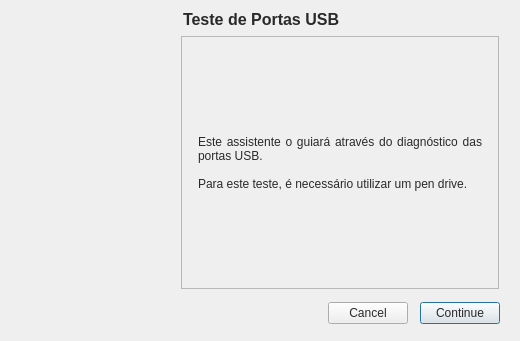
<?xml version="1.0" encoding="UTF-8"?>
<ui version="4.0">
 <class>Wizard</class>
 <widget class="QWizard" name="Wizard">
  <property name="windowModality">
   <enum>Qt::WindowModal</enum>
  </property>
  <property name="geometry">
   <rect>
    <x>0</x>
    <y>0</y>
    <width>520</width>
    <height>341</height>
   </rect>
  </property>
  <property name="sizePolicy">
   <sizepolicy hsizetype="Fixed" vsizetype="Fixed">
    <horstretch>0</horstretch>
    <verstretch>0</verstretch>
   </sizepolicy>
  </property>
  <property name="windowTitle">
   <string>LDC - USB - Compatibilidade</string>
  </property>
  <property name="windowIcon">
   <iconset resource="../../gui/resources/ldc_resources.qrc">
    <normaloff>:/ldc_icon/ldc_mainwindow_icon.png</normaloff>:/ldc_icon/ldc_mainwindow_icon.png</iconset>
  </property>
  <property name="styleSheet">
   <string>color: rgb(41, 41, 41);</string>
  </property>
  <property name="locale">
   <locale language="Portuguese" country="Brazil"/>
  </property>
  <property name="modal">
   <bool>true</bool>
  </property>
  <property name="wizardStyle">
   <enum>QWizard::MacStyle</enum>
  </property>
  <property name="options">
   <set>QWizard::CancelButtonOnLeft|QWizard::NoBackButtonOnStartPage</set>
  </property>
  <widget class="QWizardPage" name="start">
   <property name="title">
    <string>Teste de Portas USB</string>
   </property>
   <layout class="QVBoxLayout" name="verticalLayout">
    <item>
     <spacer name="verticalSpacer">
      <property name="orientation">
       <enum>Qt::Vertical</enum>
      </property>
      <property name="sizeHint" stdset="0">
       <size>
        <width>20</width>
        <height>40</height>
       </size>
      </property>
     </spacer>
    </item>
    <item>
     <widget class="QLabel" name="startLabel">
      <property name="styleSheet">
       <string>color: rgb(41, 41, 41);</string>
      </property>
      <property name="text">
       <string>Este assistente o guiará através do diagnóstico das portas USB.

Para este teste, é necessário utilizar um pen drive.</string>
      </property>
      <property name="alignment">
       <set>Qt::AlignJustify|Qt::AlignVCenter</set>
      </property>
      <property name="wordWrap">
       <bool>true</bool>
      </property>
     </widget>
    </item>
    <item>
     <spacer name="verticalSpacer_2">
      <property name="orientation">
       <enum>Qt::Vertical</enum>
      </property>
      <property name="sizeHint" stdset="0">
       <size>
        <width>20</width>
        <height>40</height>
       </size>
      </property>
     </spacer>
    </item>
   </layout>
  </widget>
  <widget class="QWizardPage" name="number">
   <property name="title">
    <string>Teste de Portas USB</string>
   </property>
   <layout class="QVBoxLayout" name="verticalLayout_2">
    <item>
     <spacer name="verticalSpacer_5">
      <property name="orientation">
       <enum>Qt::Vertical</enum>
      </property>
      <property name="sizeHint" stdset="0">
       <size>
        <width>20</width>
        <height>40</height>
       </size>
      </property>
     </spacer>
    </item>
    <item>
     <widget class="QLabel" name="numberLabel">
      <property name="text">
       <string>Quantas portas USB deseja testar?</string>
      </property>
      <property name="alignment">
       <set>Qt::AlignJustify|Qt::AlignVCenter</set>
      </property>
      <property name="wordWrap">
       <bool>true</bool>
      </property>
     </widget>
    </item>
    <item>
     <widget class="QLineEdit" name="numberLineEdit">
      <property name="styleSheet">
       <string>background-image: url(:/ldc_white_bckg/ldc_white_bckg.png);
color: rgb(0, 0, 0);</string>
      </property>
      <property name="frame">
       <bool>true</bool>
      </property>
     </widget>
    </item>
    <item>
     <widget class="QLabel" name="numberWarningLabel">
      <property name="styleSheet">
       <string>color: rgb(15, 82, 2);</string>
      </property>
      <property name="text">
       <string>Apenas números são válidos. Tente novamente.</string>
      </property>
      <property name="wordWrap">
       <bool>true</bool>
      </property>
     </widget>
    </item>
    <item>
     <spacer name="verticalSpacer_6">
      <property name="orientation">
       <enum>Qt::Vertical</enum>
      </property>
      <property name="sizeHint" stdset="0">
       <size>
        <width>20</width>
        <height>40</height>
       </size>
      </property>
     </spacer>
    </item>
    <item>
     <widget class="QLabel" name="label">
      <property name="text">
       <string>Caso deseje testar todas as portas, remova o(s) dispositivo(s) conectado(s).</string>
      </property>
      <property name="alignment">
       <set>Qt::AlignJustify|Qt::AlignVCenter</set>
      </property>
      <property name="wordWrap">
       <bool>true</bool>
      </property>
     </widget>
    </item>
    <item>
     <spacer name="verticalSpacer_7">
      <property name="orientation">
       <enum>Qt::Vertical</enum>
      </property>
      <property name="sizeHint" stdset="0">
       <size>
        <width>20</width>
        <height>40</height>
       </size>
      </property>
     </spacer>
    </item>
   </layout>
  </widget>
  <widget class="QWizardPage" name="insert">
   <property name="title">
    <string>Teste de Portas USB</string>
   </property>
   <layout class="QVBoxLayout" name="verticalLayout_3">
    <item>
     <widget class="QLabel" name="insertLabel">
      <property name="text">
       <string>&lt;!DOCTYPE HTML PUBLIC &quot;-//W3C//DTD HTML 4.0//EN&quot; &quot;http://www.w3.org/TR/REC-html40/strict.dtd&quot;&gt;
&lt;html&gt;&lt;head&gt;&lt;meta name=&quot;qrichtext&quot; content=&quot;1&quot; /&gt;&lt;style type=&quot;text/css&quot;&gt;
p, li { white-space: pre-wrap; }
&lt;/style&gt;&lt;/head&gt;&lt;body style=&quot; font-family:'Sans Serif'; font-size:9pt; font-weight:400; font-style:normal;&quot;&gt;
&lt;p style=&quot; margin-top:0px; margin-bottom:0px; margin-left:0px; margin-right:0px; -qt-block-indent:0; text-indent:0px;&quot;&gt;Insira um pen drive em uma porta ainda não testada e clique no botão &lt;span style=&quot; font-weight:600;&quot;&gt;Avançar&lt;/span&gt;.&lt;/p&gt;&lt;/body&gt;&lt;/html&gt;</string>
      </property>
      <property name="alignment">
       <set>Qt::AlignJustify|Qt::AlignVCenter</set>
      </property>
      <property name="wordWrap">
       <bool>true</bool>
      </property>
     </widget>
    </item>
    <item>
     <widget class="QLabel" name="insertWarningLabel">
      <property name="styleSheet">
       <string>color: rgb(15, 82, 2);</string>
      </property>
      <property name="text">
       <string>A porta onde o pen drive está inserido já foi testada. Tente outra porta.</string>
      </property>
      <property name="wordWrap">
       <bool>true</bool>
      </property>
     </widget>
    </item>
   </layout>
  </widget>
  <widget class="QWizardPage" name="message">
   <property name="title">
    <string>Teste de Portas USB</string>
   </property>
   <layout class="QVBoxLayout" name="verticalLayout_4">
    <item>
     <spacer name="verticalSpacer_3">
      <property name="orientation">
       <enum>Qt::Vertical</enum>
      </property>
      <property name="sizeHint" stdset="0">
       <size>
        <width>20</width>
        <height>40</height>
       </size>
      </property>
     </spacer>
    </item>
    <item>
     <widget class="QLabel" name="messageLabel">
      <property name="text">
       <string>[MENSAGEM NO CÓDIGO]</string>
      </property>
      <property name="alignment">
       <set>Qt::AlignJustify|Qt::AlignVCenter</set>
      </property>
      <property name="wordWrap">
       <bool>true</bool>
      </property>
     </widget>
    </item>
    <item>
     <spacer name="verticalSpacer_4">
      <property name="orientation">
       <enum>Qt::Vertical</enum>
      </property>
      <property name="sizeHint" stdset="0">
       <size>
        <width>20</width>
        <height>40</height>
       </size>
      </property>
     </spacer>
    </item>
   </layout>
  </widget>
  <widget class="QWizardPage" name="end">
   <property name="title">
    <string>Teste de Portas USB</string>
   </property>
   <layout class="QVBoxLayout" name="verticalLayout_5">
    <item>
     <widget class="QLabel" name="endLabel">
      <property name="text">
       <string>O usuário testou n portas.

 Portas detectadas: x
 Portas não detectadas: y</string>
      </property>
      <property name="alignment">
       <set>Qt::AlignJustify|Qt::AlignVCenter</set>
      </property>
      <property name="wordWrap">
       <bool>true</bool>
      </property>
     </widget>
    </item>
   </layout>
  </widget>
 </widget>
 <resources>
  <include location="../../gui/resources/ldc_resources.qrc"/>
 </resources>
 <connections/>
</ui>
